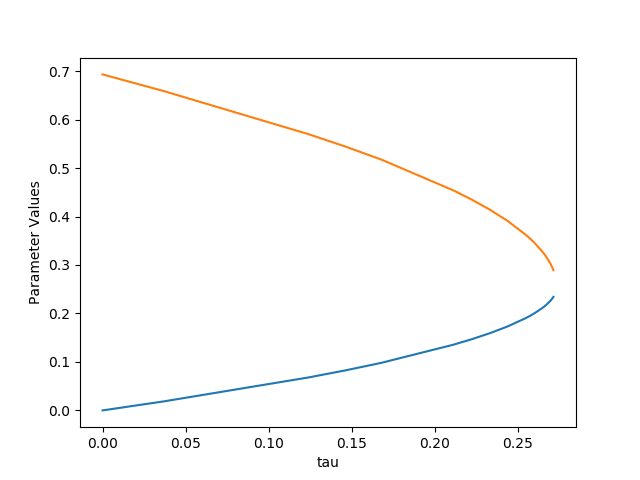

Generate this figure with Python:
# An example of calculating a geodesic
# model takes the form y(t,x) = e^(-x[0]*t) + e^(-x[1]*t) for time points t = 0.5, 2.0
# We enforce x[i] > 0 by going to log parameters:
# y(t,x) = e^(-exp(x[0])*t) + e^(-exp(x[1])*t)

from geodesic import geodesic, InitialVelocity
import numpy as np
exp = np.exp

# Model predictions
def r(x):
    return np.array([ exp(-exp(x[0])*0.5) + exp(-exp(x[1])*0.5), exp(-exp(x[0])*2) + exp(-exp(x[1])*2)])

    
# Jacobian
def j(x):
    return np.array([ [ -0.5*exp(x[0])*exp(-exp(x[0])*0.5), -2.0*exp(x[0])*exp(-exp(x[0])*2)],
                          [ -0.5*exp(x[1])*exp(-exp(x[1])*0.5), -2.0*exp(x[1])*exp(-exp(x[1])*2)] ] )

# Directional second derivative
def Avv(x,v):
    h = 1e-4
    return (r(x + h*v) + r(x - h*v) - 2*r(x))/h/h
    

    
# Choose starting parameters
x = np.log([1.0, 2.0])
v = InitialVelocity(x, j, Avv)

# Callback function used to monitor the geodesic after each step
def callback(geo):
    # Integrate until the norm of the velocity has grown by a factor of 10
    # and print out some diagnotistic along the way
    print("Iteration: %i, tau: %f, |v| = %f" %(len(geo.vs), geo.ts[-1], np.linalg.norm(geo.vs[-1])))
    return np.linalg.norm(geo.vs[-1]) < 10.0

# Construct the geodesic
# It is usually not necessary to be very accurate here, so we set small tolerances
geo = geodesic(r, j, Avv, 2, 2, x, v, atol = 1e-2, rtol = 1e-2, callback = callback)  

# Integrate
geo.integrate(25.0)
import pylab
# plot the geodesic path to find the limit
# This should show the singularity at the "fold line" x[0] = x[1]
pylab.plot(geo.ts, geo.xs)
pylab.xlabel("tau")
pylab.ylabel("Parameter Values")
pylab.show()
